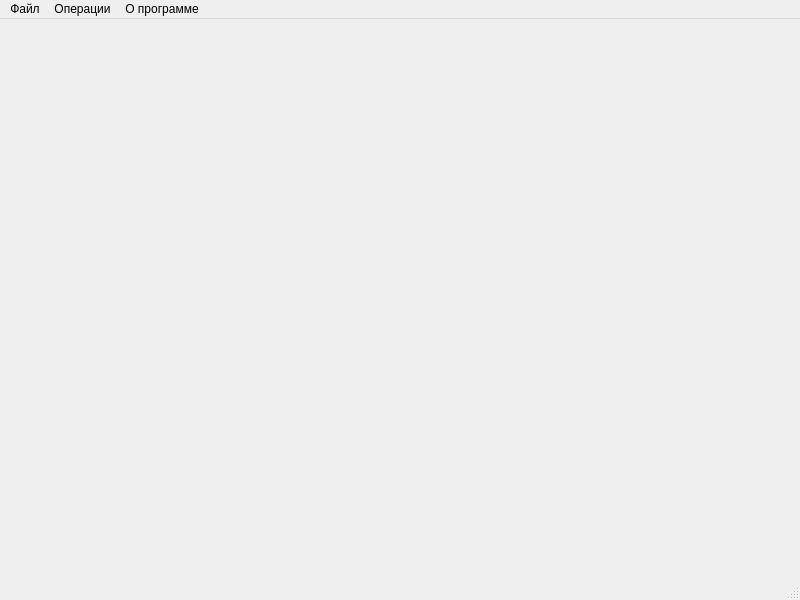
<?xml version="1.0" encoding="UTF-8"?>
<ui version="4.0">
 <class>AdminMainWindow</class>
 <widget class="QMainWindow" name="AdminMainWindow">
  <property name="geometry">
   <rect>
    <x>0</x>
    <y>0</y>
    <width>800</width>
    <height>600</height>
   </rect>
  </property>
  <property name="windowTitle">
   <string>MainWindow</string>
  </property>
  <widget class="QWidget" name="centralwidget"/>
  <widget class="QMenuBar" name="menubar">
   <property name="geometry">
    <rect>
     <x>0</x>
     <y>0</y>
     <width>800</width>
     <height>21</height>
    </rect>
   </property>
   <widget class="QMenu" name="menu">
    <property name="title">
     <string>Файл</string>
    </property>
    <addaction name="action"/>
    <addaction name="action_2"/>
    <addaction name="action_3"/>
   </widget>
   <widget class="QMenu" name="menu_2">
    <property name="title">
     <string>Операции</string>
    </property>
    <widget class="QMenu" name="menu_4">
     <property name="title">
      <string>Рейс</string>
     </property>
     <addaction name="action_6"/>
     <addaction name="action_7"/>
     <addaction name="action_8"/>
    </widget>
    <addaction name="menu_4"/>
    <addaction name="action_5"/>
   </widget>
   <widget class="QMenu" name="menu_3">
    <property name="title">
     <string>О программе</string>
    </property>
   </widget>
   <addaction name="menu"/>
   <addaction name="menu_2"/>
   <addaction name="menu_3"/>
  </widget>
  <widget class="QStatusBar" name="statusbar"/>
  <action name="action">
   <property name="text">
    <string>Открыть файл</string>
   </property>
  </action>
  <action name="action_2">
   <property name="text">
    <string>Сохранить файл</string>
   </property>
  </action>
  <action name="action_3">
   <property name="text">
    <string>Выход</string>
   </property>
  </action>
  <action name="action_5">
   <property name="text">
    <string>Пользователь</string>
   </property>
  </action>
  <action name="action_6">
   <property name="text">
    <string>Добавить</string>
   </property>
  </action>
  <action name="action_7">
   <property name="text">
    <string>Изменить</string>
   </property>
  </action>
  <action name="action_8">
   <property name="text">
    <string>Удалить</string>
   </property>
  </action>
 </widget>
 <resources/>
 <connections/>
</ui>
